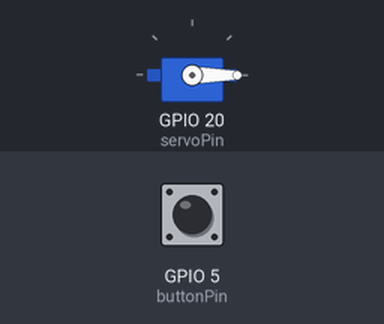
A sketch run on a simulated ESP32. On the bench: servo. Inputs (shaded band) come from the test bench; at power-on: GPIO 5 (buttonPin) HIGH.

Above: at 1.2 s.
1.3 s: GPIO 5 (buttonPin) pulled LOW for 0.15 s
At 1.37 s:
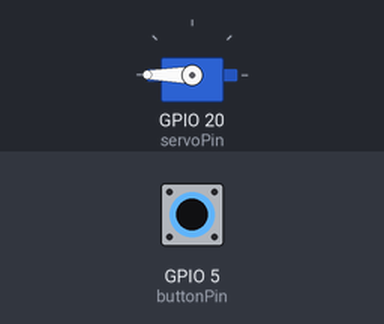
2.9 s: GPIO 5 (buttonPin) pulled LOW for 3.2 s
At 7.5 s:
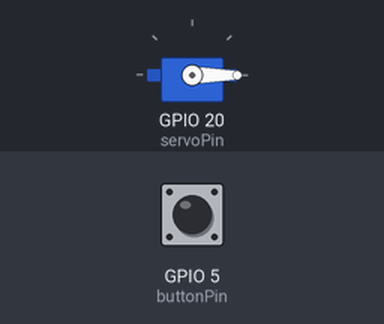
Timing chart, 0 to 9.0 s (numbered marks = the images above; inputs shaded):
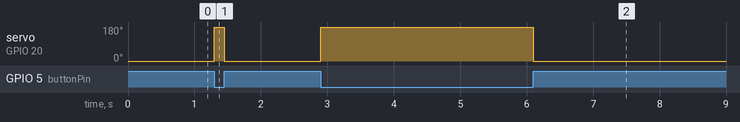

Measured:
- after the input at 1.3 s, servo on GPIO 20 (servoPin): 0° → 180° at once, → 0° 0.15 s later
- after the input at 2.9 s, servo on GPIO 20 (servoPin): 0° → 180° at once, → 0° 3.2 s later

The sketch:

servo-motor-pbtn-control.ino
```cpp
/*
   Project: Servo Motor Control Using a Push Button
   Description: This project controls a servo motor using a push button. When the button
                is pressed, the servo moves full swing clockwise. When released, it moves
                back full swing counter-clockwise.
*/

#include <ESP32Servo.h>  // ESP32-specific Servo library

const int buttonPin = 5;  // Push button pin
const int servoPin = 20;   // Servo motor pin

Servo myServo;  // Create a Servo object

void setup() {
    pinMode(buttonPin, INPUT_PULLUP);  // Use internal pull-up resistor
    myServo.attach(servoPin);  // Attach servo to pin
}

void loop() {
    if (digitalRead(buttonPin) == LOW) {
        myServo.write(180);  // Move full-swing clockwise when pressed
    } else {
        myServo.write(0);    // Move back full-swing counterclockwise when released
    }
}
```
